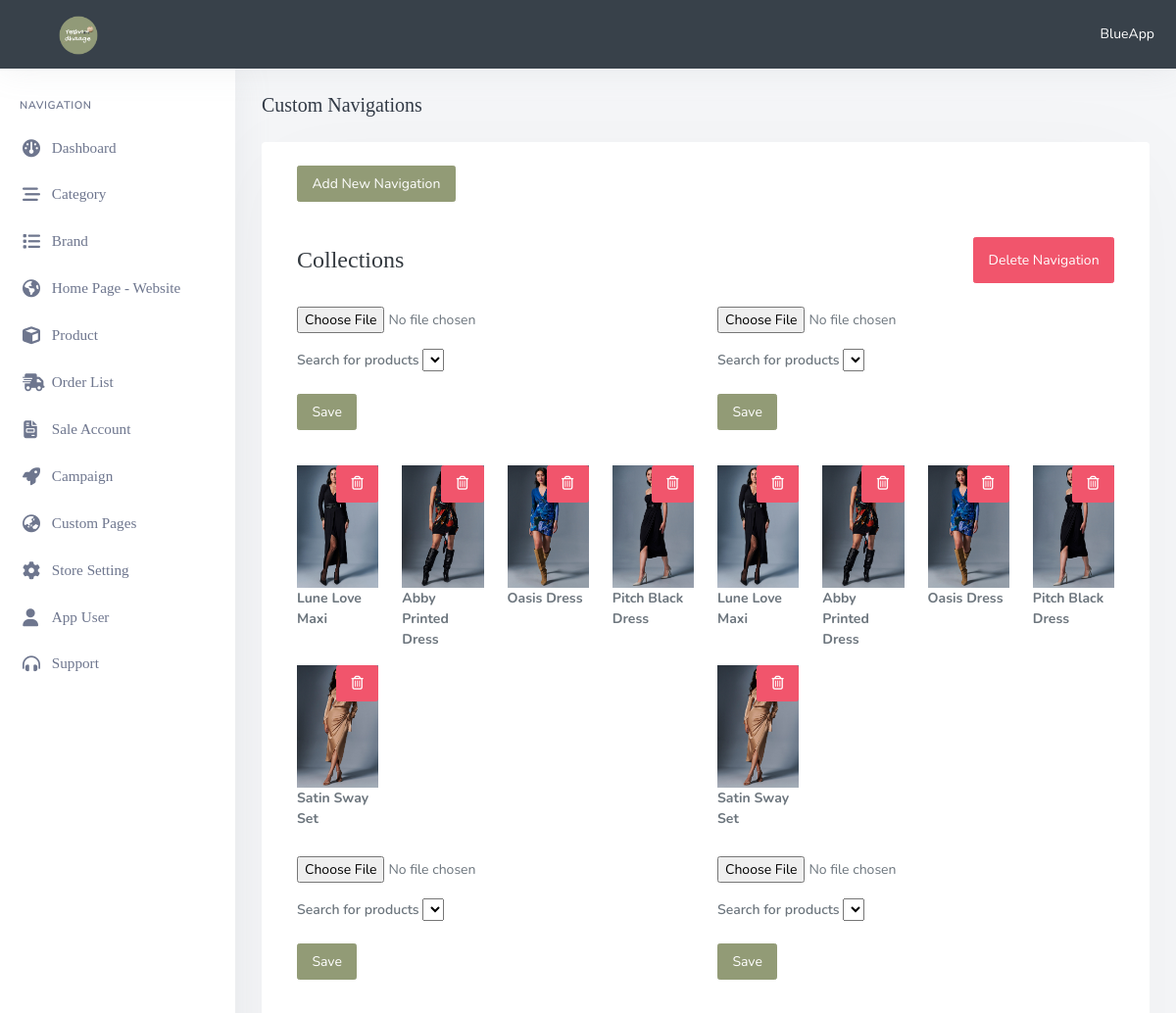
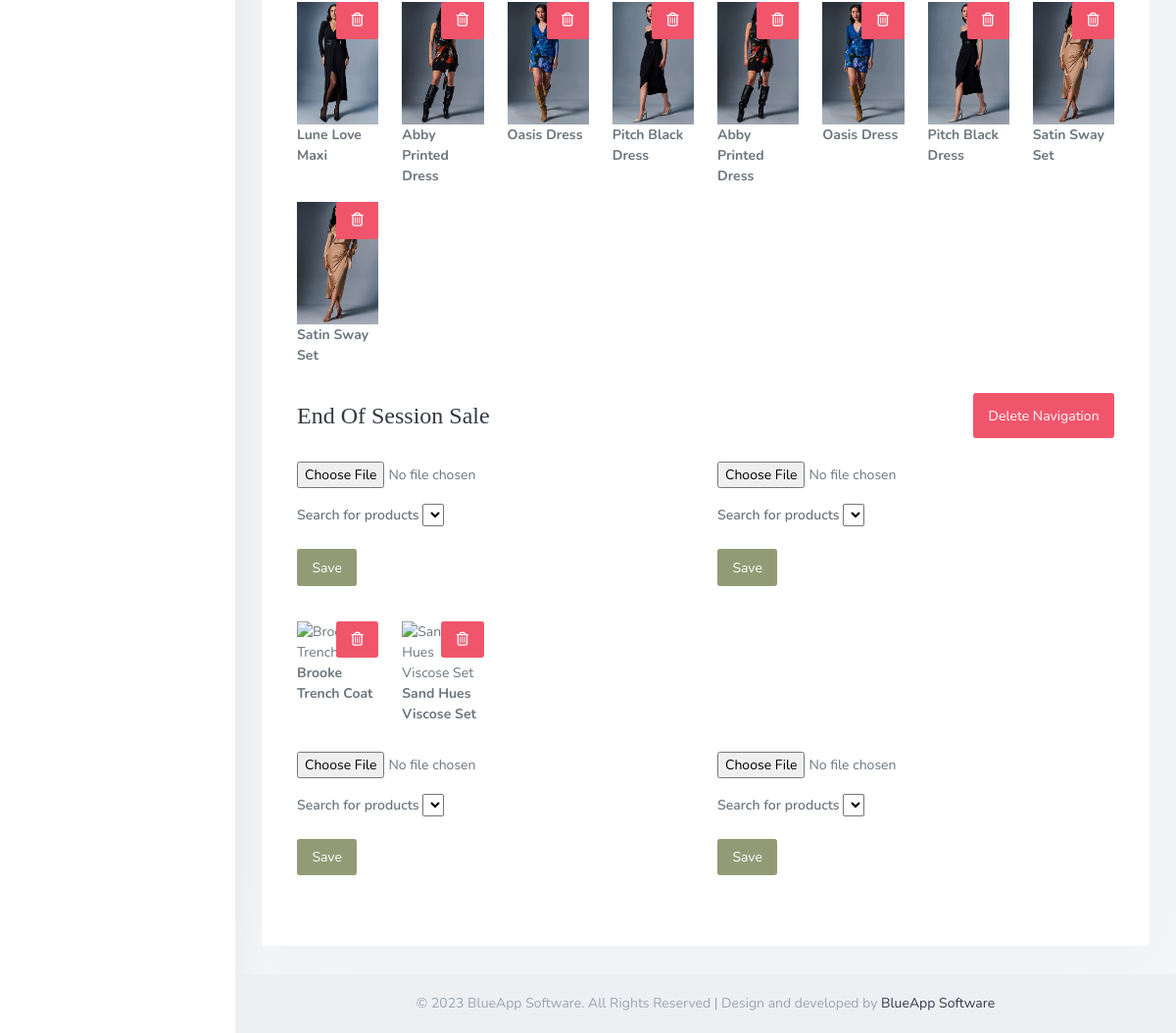
The page /admin/custom-navigations.php (signed in) on the database its author committed (2 pictures, top to bottom).
### tables this page shows
CREATE TABLE `custom_navigations` (
  `id` int(11) NOT NULL,
  `name` varchar(255) NOT NULL,
  `created_at` timestamp NOT NULL DEFAULT current_timestamp(),
  `updated_at` timestamp NOT NULL DEFAULT current_timestamp() ON UPDATE current_timestamp()
);

CREATE TABLE `custom_navigation_products` (
  `id` int(11) NOT NULL,
  `navigation_id` int(11) NOT NULL,
  `banner` varchar(255) DEFAULT NULL,
  `products` longtext DEFAULT NULL,
  `created_at` timestamp NOT NULL DEFAULT current_timestamp(),
  `updated_id` timestamp NOT NULL DEFAULT current_timestamp() ON UPDATE current_timestamp()
);

CREATE TABLE `productdetails` (
  `prod_id` int(11) NOT NULL,
  `prod_name` varchar(300) NOT NULL,
  `prod_desc` mediumtext NOT NULL,
  `prod_fulldetail` mediumtext NOT NULL,
  `name_ar` varchar(100) NOT NULL,
  `short_ar` mediumtext NOT NULL,
  `desc_ar` mediumtext NOT NULL,
  `prod_mrp` decimal(10,2) NOT NULL,
  `prod_price` decimal(10,2) NOT NULL,
  `cgst` float NOT NULL,
  `sgst` float NOT NULL,
  `igst` float NOT NULL,
  `shipping` float NOT NULL,
  `hsn_code` varchar(50) NOT NULL,
  `w_price` float NOT NULL,
  `w_qty` int(11) NOT NULL,
  `other_attribute` mediumtext NOT NULL,
  `stock` int(11) NOT NULL,
  `unit` varchar(30) NOT NULL,
  `prod_rating` int(11) NOT NULL,
  `prod_rating_count` int(11) NOT NULL,
  `prod_img_url` mediumtext NOT NULL,
  `cat_id` int(11) NOT NULL,
  `brand_id` int(11) NOT NULL,
  `review_id` int(11) NOT NULL,
  `create_by` date NOT NULL,
  `update_by` date NOT NULL,
  `coins` int(11) DEFAULT NULL,
  `discount_coins` int(11) DEFAULT NULL,
  `pricearray` mediumtext DEFAULT NULL,
  `displaystock` int(11) DEFAULT NULL,
  `sellername` varchar(80) DEFAULT NULL,
  `prod_remark` varchar(200) DEFAULT NULL,
  `freeship` int(11) DEFAULT NULL
);

### admin/custom-navigations.php (the view, shortened to what this page needs)
<?php
include('session.php');
include("header.php");
?>
<link href="<?php echo BASEURL; ?>admin/assets/custom-style.css" rel="stylesheet">
<div class="content-page">
    <div class="content">
        <div class="container-fluid">
            <div class="row">
                <div class="col-12">
                    <div class="page-title-box">
                        <h4 class="page-title">Custom Navigations</h4>
                    </div>
                </div>
            </div>
            <div class="row">
                <div class="col-12">
                    <div class="card">
                        <div class="card-body">
                            <div class="container">
                                <button type="button" class="btn btn-primary waves-effect waves-light mb-4" data-toggle="modal" data-target="#newNavigationModal">
                                    Add New Navigation
                                </button>
                                <?php
                                $navigations = [];
                                $selectNavigationsQuery = "SELECT * FROM custom_navigations";
                                $resultNavigations = $conn->query($selectNavigationsQuery);
                                if ($resultNavigations->num_rows > 0) {
                                    $rowsNavigations = $resultNavigations->fetch_all(MYSQLI_ASSOC);
                                    foreach ($rowsNavigations as $rowNavigation) {
                                        $navigationId = $rowNavigation["id"];
                                        $navigationName = $rowNavigation["name"];
                                        $selectProductsQuery = "SELECT * FROM custom_navigation_products WHERE navigation_id = $navigationId";
                                        $resultProducts = $conn->query($selectProductsQuery);
                                        if ($resultProducts->num_rows == 4) {
                                            $navigations[] = [
                                                'id' => $navigationId,
                                                'name' => $navigationName,
                                                'custom_navigation_products' => $resultProducts->fetch_all(MYSQLI_ASSOC),
                                            ];
                                        }
                                    }
                                }
                                ?>
                                <?php
                                $count = 0;
                                foreach ($navigations as $navigation) : ?>
                                    <div class="d-flex justify-content-between mb-3">
                                        <h3><?= $navigation['name'] ?></h3>
                                        <button class="btn btn-danger waves-effect waves-light delete-navigation" type="button">Delete Navigation</button>
                                    </div>
                                    <div class="row">
                                        <?php
                                        foreach ($navigation['custom_navigation_products'] as $key => $custom_navigation_product) :
                                            $products = [];
                                        ?>
                                            <div class="col-md-6 mb-2">
                                                <form id="addForm" class="addForm" action="custom-navigations-process.php" method="post" enctype="multipart/form-data">
                                                    <div class="form-group">
                                                        <input type="file" name="banner" id="banner" class="dropify" <?= $custom_navigation_product['banner'] ? 'data-default-file="' . MEDIA_URL . $custom_navigation_product['banner'] . '"' : '' ?>>
                                                    </div>
                                                    <div class="form-group">
                                                        <label for="name">Search for products</label>
                                                        <select id="product<?= $count ?>" class="product" name="products[]" data-parsley-errors-container="#product-error-<?= $count ?>"></select>
                                                    </div>
                                                    <button type="submit" class="btn btn-primary waves-effect waves-light mb-4">Save</button>
                                                </form>
                                                <div class="row">
                                                    <?php
                                                    if (!empty(json_decode($custom_navigation_product['products'], true))) {
                                                        $productIds = implode(',', json_decode($custom_navigation_product['products'], true));
                                                        $selectProductsQuery = "SELECT prod_id, prod_name, prod_img_url FROM productdetails WHERE prod_id IN ($productIds)";
                                                        $resultProducts = $conn->query($selectProductsQuery);
                                                        if ($resultProducts->num_rows > 0) {
                                                            $products = $resultProducts->fetch_all(MYSQLI_ASSOC);
                                                        }
                                                    }
                                                    ?>
                                                    <?php foreach ($products as $product) : ?>
                                                        <div class="col-4 col-md-3 position-relative">
                                                            <img src="<?= MEDIA_URL . json_decode($product['prod_img_url'], true)[0] ?>" alt="<?= $product['prod_name'] ?>" class="img-fluid">
                                                            <p class="font-weight-bold"><?= $product['prod_name'] ?></p>
                                                            <button type="button" class="btn btn-danger position-absolute delete-product" style="top: 0; right: 12px;"><i class="fa-regular fa-trash-can"></i></button>
                                                        </div>
                                                    <?php endforeach ?>
                                                </div>
                                            </div>
                                        <?php
                                            $count++;
                                        endforeach ?>
                                    </div>
                                <?php endforeach ?>
                            </div>
                        </div>
                    </div>
                </div>
            </div>
        </div>
    </div>
</div>
<?php include('footernew.php'); ?>

### admin/header.php (shortened to what this page needs)
<!DOCTYPE HTML>
<html>
<head>
  <link href="assets/libs/flatpickr/flatpickr.min.css" rel="stylesheet" type="text/css" />
  <link href="assets/libs/selectize/css/selectize.bootstrap3.css" rel="stylesheet" type="text/css" />
  <link href="assets/libs/mohithg-switchery/switchery.min.css" rel="stylesheet" type="text/css" />
  <link href="assets/libs/multiselect/css/multi-select.css" rel="stylesheet" type="text/css" />
  <link href="assets/libs/select2/css/select2.min.css" rel="stylesheet" type="text/css" />
  <link href="assets/libs/bootstrap-select/css/bootstrap-select.min.css" rel="stylesheet" type="text/css" />
  <link href="assets/libs/bootstrap-touchspin/jquery.bootstrap-touchspin.min.css" rel="stylesheet" type="text/css" />
  <link href="assets/libs/bootstrap-datepicker/css/bootstrap-datepicker.min.css" rel="stylesheet" type="text/css" />
  <link href="assets/libs/clockpicker/bootstrap-clockpicker.min.css" rel="stylesheet" type="text/css" />
  <link href="assets/libs/sweetalert2/sweetalert2.min.css" rel="stylesheet" type="text/css" />
  <link href="assets/libs/dropzone/min/dropzone.min.css" rel="stylesheet" type="text/css" />
  <link href="assets/libs/dropify/css/dropify.min.css" rel="stylesheet" type="text/css" />
  <link href="assets/libs/busyload/app.min.css" rel="stylesheet" type="text/css" />
  <link href="assets/libs/auto-complete/jquery-ui.css" rel="stylesheet" type="text/css" />
  <link href="assets/libs/ladda/ladda-themeless.min.css" rel="stylesheet" type="text/css" />
  <link href="assets/libs/datatables.net-bs4/css/dataTables.bootstrap4.min.css" rel="stylesheet" type="text/css" />
  <link href="assets/libs/datatables.net-responsive-bs4/css/responsive.bootstrap4.min.css" rel="stylesheet" type="text/css" />
  <link href="assets/libs/datatables.net-buttons-bs4/css/buttons.bootstrap4.min.css" rel="stylesheet" type="text/css" />
  <link href="assets/libs/datatables.net-select-bs4/css//select.bootstrap4.min.css" rel="stylesheet" type="text/css" />
  <link href="assets/css/bootstrap.min.css" rel="stylesheet" type="text/css" id="bs-default-stylesheet" />
  <link href="assets/css/app.min.css" rel="stylesheet" type="text/css" id="app-default-stylesheet" />
  <link href="assets/css/bootstrap-dark.min.css" rel="stylesheet" type="text/css" id="bs-dark-stylesheet" disabled />
  <link href="assets/css/app-dark.min.css" rel="stylesheet" type="text/css" id="app-dark-stylesheet" disabled />
  <link href="assets/css/icons.min.css" rel="stylesheet" type="text/css" />
  <link rel="stylesheet" href="https://cdnjs.cloudflare.com/ajax/libs/font-awesome/6.4.0/css/all.min.css" />
  <link rel="stylesheet" href="css/export.css" type="text/css" media="all" />
</head>
<body data-layout='{"mode": "light", "width": "fluid", "menuPosition": "fixed", "sidebar": { "color": "light", "size": "default", "showuser": false}, "topbar": {"color": "dark"}, "showRightSidebarOnPageLoad": true}'>
  <div id="wrapper">
    <div class="navbar-custom">
      <div class="container-fluid">
        <ul class="list-unstyled topnav-menu float-right mb-0">
          <li class="dropdown notification-list topbar-dropdown">
            <a class="nav-link dropdown-toggle nav-user mr-0 waves-effect" data-toggle="dropdown" href="#" role="button" aria-haspopup="false" aria-expanded="false">
              <span class="pro-user-name ml-1">
                <?= $_SESSION['seller_name']; ?> <i class="mdi mdi-chevron-down"></i>
              </span>
            </a>
          </li>
        </ul>
        <ul class="list-unstyled topnav-menu topnav-menu-left m-0">
          <li>
            <button class="button-menu-mobile waves-effect">
            </button>
          </li>
          <li>
            <a class="navbar-toggle nav-link" data-toggle="collapse" data-target="#topnav-menu-content">
              <div class="lines">
                <span>
                  <div class="logo-box">
                    <a href="#" class="logo logo-light">
                      <span class="logo-lg">
                        <img src="assets/images/logo.png" alt="" height="40">
                      </span>
                    </a>
                  </div>
                </span>
              </div>
            </a>
          </li>
        </ul>
        <div class="clearfix"></div>
      </div>
    </div>
    <div class="left-side-menu">
      <div class="h-100" data-simplebar>
        <div id="sidebar-menu">
          <ul id="side-menu">
            <li class="menu-title">Navigation</li>
            <?php if ($_SESSION['roll']  == "admin") { ?>
              <li>
                <a href="dashboard.php">
                  <i class="fa fa-dashboard"></i>
                  <span>Dashboard</span>
                </a>
              </li>
              <li>
                <a href="category.php">
                  <i class="fa-solid fa-bars-staggered"></i>
                  <span>Category</span>
                </a>
              </li>
              <li>
                <a href="brand.php">
                  <i class="fa-solid fa-list"></i>
                  <span>Brand</span>
                </a>
              </li>
              <li>
                <a href="homepage-banner-website.php">
                  <i class="fa-solid fa-earth-americas"></i>
                  <span>Home Page - Website</span>
                </a>
              </li>
              <li>
                <a href="#produdct" data-toggle="collapse">
                  <i class="fa-solid fa-cube"></i>
                  <span> Product </span>
                  <span class="menu-arrow"></span>
                </a>
              </li>
              <li>
                <a href="orders.php">
                  <i class="fa-solid fa-truck-fast"></i>
                  <span>Order List</span>
                </a>
              </li>
              <li>
                <a href="account.php">
                  <i class="fa-solid fa-file-invoice"></i>
                  <span>Sale Account</span>
                </a>
              </li>
              <li>
                <a href="account.php">
                  <i class="fa-solid fa-rocket"></i>
                  <span>Campaign</span>
                </a>
              </li>
              <li>
                <a href="store_setting.php">
                  <i class="fa-solid fa-earth-asia"></i>
                  <span>Custom Pages</span>
                </a>
              </li>
              <li>
                <a href="store_setting.php">
                  <i class="fa-solid fa-gear"></i>
                  <span>Store Setting</span>
                </a>
              </li>
              <li>
                <a href="userlist.php">
                  <i class="fa-solid fa-user"></i>
                  <span>App User</span>
                </a>
              </li>
              <li>
                <a href="support.php">
                  <i class="fa-solid fa-headphones-simple"></i>
                  <span>Support</span>
                </a>
              </li>
            <?php } ?>
          </ul>
        </div>
      </div>
    </div>
    <link href="css/xdialog.min.css" rel="stylesheet" />

### admin/footernew.php (shortened to what this page needs)
<div class="footer">
    <p class="text-center mb-0">&copy; 2023 BlueApp Software. All Rights Reserved | Design and developed by <a href="https://www.blueappsoftware.com/" class="text-dark" target="_blank">BlueApp Software</a></p>
</div>
</div>
</body>
</html>

### admin/assets/custom-style.css (style rules this page uses)
.nav-link { border: 0px !important; }

### admin/header.php (style rules this page uses)
.pro-user-name { color: #fff; }
li { list-style-type: none; }

### rows shown on the page
custom_navigations: name "Collections"
productdetails: shows a picture, prod_name "Lune Love Maxi"
productdetails: shows a picture, prod_name "Abby Printed Dress"
productdetails: shows a picture, prod_name "Oasis Dress"
productdetails: shows a picture, prod_name "Pitch Black Dress"
productdetails: shows a picture, prod_name "Satin Sway Set"
custom_navigations: name "End Of Session Sale"
productdetails: prod_name "Brooke Trench Coat"
productdetails: prod_name "Sand Hues Viscose Set"

### other values the page prints
$_SESSION['seller_name'] "BlueApp"
